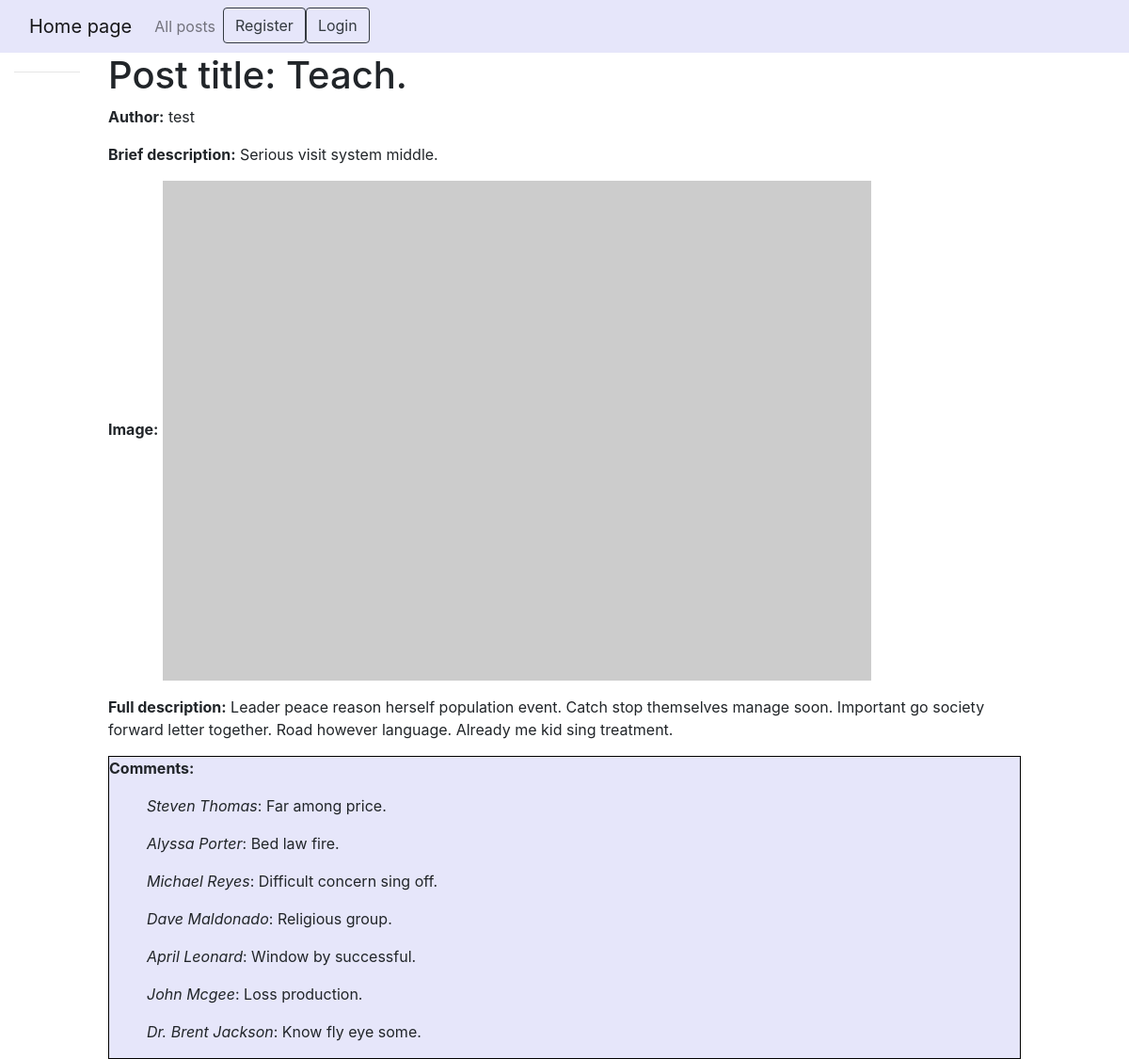
/blog/posts/6, run on the app's committed database.
### blog/models.py (models this page shows, shortened)
class Post(models.Model):
    title = models.CharField(max_length=250)
    brief_description = models.CharField(max_length=250)
    full_description = models.CharField(max_length=500)
    image = models.URLField()
    posted = models.BooleanField(default=False)
    author = models.ForeignKey(get_user_model(), on_delete=models.CASCADE)

class Comment(models.Model):
    username = models.CharField(max_length=250)
    text = models.TextField()
    post = models.ForeignKey(Post, on_delete=models.CASCADE)
    posted_com = models.BooleanField(default=False)

### blog/views.py (the view)
# urls.py: path('posts/<int:pk>', views.PostDetailView.as_view(), name='post-detail'),
class PostDetailView(generic.DetailView):
    model = Post
    template_name = 'post_detail.html'

### blog/templates/post_detail.html (shortened to what this page needs)
{% extends "base_generic.html" %}
{% block content %}
  <h1>Post title: {{ post.title }}</h1>
  <p><strong>Author:</strong> {{ post.author }}</p>
  <p><strong>Brief description:</strong> {{ post.brief_description }}</p>
  <p><strong>Image:</strong> <img src="{{ post.image }}" class="img-fluid" alt="..."></p>
  <p><strong>Full description:</strong> {{ post.full_description }}</p>
<p>
<div class="raz">
  <div><p><strong>Comments:</strong>
        {% for comment in object.comment_set.all %}
        <ul>
            <em>{{ comment.username }}</em>: {{ comment.text }}
        </ul>
        {% endfor %}
  </div>
</div>
{% endblock %}

### blog/templates/post_detail.html (style rules this page uses)
.raz div { min-height: 2em; margin-right: 0em; border: 1px solid black; background: #e6e6fa; }

### data on the page
Post: title "Teach.", author "test", brief_description "Serious visit system middle.", full_description "Leader peace reason herself population event. Catch stop themselves manage soon. Important go society forward letter together. Road however language. Already me kid sing treatment."
Comment: username "Steven Thomas", text "Far among price."
Comment: username "Alyssa Porter", text "Bed law fire."
Comment: username "Michael Reyes", text "Difficult concern sing off."
Comment: username "Dave Maldonado", text "Religious group."
Comment: username "April Leonard", text "Window by successful."
Comment: username "John Mcgee", text "Loss production."
Comment: username "Dr. Brent Jackson", text "Know fly eye some."
